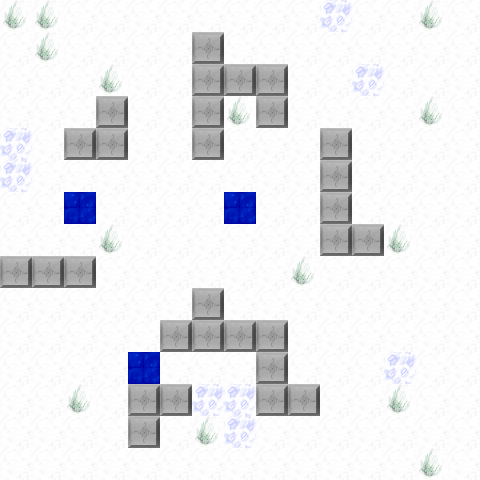

A level layout from a 2D game, rendered from its tile map. Below: a short description, then the map file with tile-grid data replaced by summaries:
An orthogonal 15x15 tile map with 32x32 px tiles, 3 tile layers (floor_layer, wall_layer, pushable_layer).

<map version="1.5" tiledversion="1.7.2" orientation="orthogonal" renderorder="right-down" width="15" height="15" tilewidth="32" tileheight="32" infinite="0" nextlayerid="4" nextobjectid="1">
 <editorsettings>
  <export target="map3.json" format="json" />
 </editorsettings>
 <tileset firstgid="1" name="dungeon_tileset_pack" tilewidth="32" tileheight="32" tilecount="64" columns="0">
  <grid orientation="orthogonal" width="1" height="1" />
  <tile id="1">
   <image width="32" height="32" source="map_tiles/floortileset-1.png" />
  </tile>
  <tile id="2">
   <image width="32" height="32" source="map_tiles/floortileset-2.png.png" />
  </tile>
  <tile id="3">
   <image width="32" height="32" source="map_tiles/floortileset-3.png.png" />
  </tile>
  <tile id="4">
   <image width="32" height="32" source="map_tiles/floortileset-4.png.png" />
  </tile>
  <tile id="5">
   <image width="32" height="32" source="map_tiles/floortileset-5.png.png" />
  </tile>
  <tile id="6">
   <image width="32" height="32" source="map_tiles/floortileset-6.png.png" />
  </tile>
  <tile id="7">
   <image width="32" height="32" source="map_tiles/floortileset-7.png.png" />
  </tile>
  <tile id="8">
   <image width="32" height="32" source="map_tiles/floortileset-8.png.png" />
  </tile>
  <tile id="9">
   <image width="32" height="32" source="map_tiles/floortileset-9.png.png" />
  </tile>
  <tile id="10">
   <image width="32" height="32" source="map_tiles/floortileset-10.png.png" />
  </tile>
  <tile id="11">
   <image width="32" height="32" source="map_tiles/floortileset-11.png.png" />
  </tile>
  <tile id="12">
   <image width="32" height="32" source="map_tiles/floortileset-12.png.png" />
  </tile>
  <tile id="13">
   <image width="32" height="32" source="map_tiles/floortileset-13.png.png" />
  </tile>
  <tile id="14">
   <image width="32" height="32" source="map_tiles/floortileset-14.png.png" />
  </tile>
  <tile id="15">
   <image width="32" height="32" source="map_tiles/floortileset-15.png.png" />
  </tile>
  <tile id="16">
   <image width="32" height="32" source="map_tiles/floortileset-16.png.png" />
  </tile>
  <tile id="17">
   <image width="32" height="32" source="map_tiles/floortileset-17.png.png" />
  </tile>
  <tile id="18">
   <image width="32" height="32" source="map_tiles/floortileset-18.png.png" />
  </tile>
  <tile id="19">
   <image width="32" height="32" source="map_tiles/floortileset-19.png.png" />
  </tile>
  <tile id="20">
   <image width="32" height="32" source="map_tiles/floortileset-20.png.png" />
  </tile>
  <tile id="21">
   <image width="32" height="32" source="map_tiles/floortileset-21.png.png" />
  </tile>
  <tile id="22">
   <image width="32" height="32" source="map_tiles/floortileset-22.png.png" />
  </tile>
  <tile id="23">
   <image width="32" height="32" source="map_tiles/floortileset-23.png.png" />
  </tile>
  <tile id="24">
   <image width="32" height="32" source="map_tiles/floortileset-24.png.png" />
  </tile>
  <tile id="25">
   <image width="32" height="32" source="map_tiles/floortileset-25.png.png" />
  </tile>
  <tile id="26">
   <image width="32" height="32" source="map_tiles/floortileset-26.png.png" />
  </tile>
  <tile id="27">
   <image width="32" height="32" source="map_tiles/floortileset-27.png.png" />
  </tile>
  <tile id="28">
   <image width="32" height="32" source="map_tiles/floortileset-28.png.png" />
  </tile>
  <tile id="29">
   <image width="32" height="32" source="map_tiles/floortileset-29.png.png" />
  </tile>
  <tile id="30">
   <image width="32" height="32" source="map_tiles/floortileset-30.png.png" />
  </tile>
  <tile id="31">
   <image width="32" height="32" source="map_tiles/floortileset-31.png.png" />
  </tile>
  <tile id="32">
   <image width="32" height="32" source="map_tiles/floortileset-32.png.png" />
  </tile>
  <tile id="33">
   <image width="32" height="32" source="map_tiles/floortileset-33.png.png" />
  </tile>
  <tile id="34">
   <image width="32" height="32" source="map_tiles/floortileset-34.png.png" />
  </tile>
  <tile id="35">
   <image width="32" height="32" source="map_tiles/floortileset-35.png.png" />
  </tile>
  <tile id="36">
   <image width="32" height="32" source="map_tiles/floortileset-36.png.png" />
  </tile>
  <tile id="37">
   <image width="32" height="32" source="map_tiles/floortileset-37.png.png" />
  </tile>
  <tile id="38">
   <image width="32" height="32" source="map_tiles/floortileset-38.png.png" />
  </tile>
  <tile id="39">
   <image width="32" height="32" source="map_tiles/floortileset-39.png.png" />
  </tile>
  <tile id="40">
   <image width="32" height="32" source="map_tiles/floortileset-40.png.png" />
  </tile>
  <tile id="41">
   <image width="32" height="32" source="map_tiles/floortileset-41.png.png" />
  </tile>
  <tile id="42">
   <image width="32" height="32" source="map_tiles/floortileset-42.png.png" />
  </tile>
  <tile id="43">
   <image width="32" height="32" source="map_tiles/floortileset-43.png.png" />
  </tile>
  <tile id="44">
   <image width="32" height="32" source="map_tiles/floortileset-44.png.png" />
  </tile>
  <tile id="45">
   <image width="32" height="32" source="map_tiles/floortileset-45.png.png" />
  </tile>
  <tile id="46">
   <image width="32" height="32" source="map_tiles/floortileset-46.png.png" />
  </tile>
  <tile id="47">
   <image width="32" height="32" source="map_tiles/floortileset-47.png.png" />
  </tile>
  <tile id="48">
   <image width="32" height="32" source="map_tiles/floortileset-48.png.png" />
  </tile>
  <tile id="49">
   <image width="32" height="32" source="map_tiles/floortileset-49.png.png" />
  </tile>
  <tile id="50">
   <image width="32" height="32" source="map_tiles/floortileset-50.png.png" />
  </tile>
  <tile id="51">
   <image width="32" height="32" source="map_tiles/floortileset-51.png.png" />
  </tile>
  <tile id="52">
   <image width="32" height="32" source="map_tiles/floortileset-52.png.png" />
  </tile>
  <tile id="53">
   <image width="32" height="32" source="map_tiles/floortileset-53.png.png" />
  </tile>
  <tile id="54">
   <image width="32" height="32" source="map_tiles/floortileset-54.png.png" />
  </tile>
  <tile id="55">
   <image width="32" height="32" source="map_tiles/floortileset-55.png.png" />
  </tile>
  <tile id="56">
   <image width="32" height="32" source="map_tiles/floortileset-56.png.png" />
  </tile>
  <tile id="57">
   <image width="32" height="32" source="map_tiles/floortileset-57.png.png" />
  </tile>
  <tile id="58">
   <image width="32" height="32" source="map_tiles/floortileset-58.png.png" />
  </tile>
  <tile id="59">
   <image width="32" height="32" source="map_tiles/floortileset-59.png.png" />
  </tile>
  <tile id="60">
   <image width="32" height="32" source="map_tiles/floortileset-60.png.png" />
  </tile>
  <tile id="61">
   <image width="32" height="32" source="map_tiles/floortileset-61.png.png" />
  </tile>
  <tile id="62">
   <image width="32" height="32" source="map_tiles/floortileset-62.png.png" />
  </tile>
  <tile id="63">
   <image width="32" height="32" source="map_tiles/floortileset-63.png.png" />
  </tile>
  <tile id="64">
   <image width="32" height="32" source="map_tiles/floortileset-64.png.png" />
  </tile>
 </tileset>
 <layer id="1" name="floor_layer" width="15" height="15">
  <data>[225 cells, 196 non-empty, 3 distinct tile ids]</data>
 </layer>
 <layer id="2" name="wall_layer" width="15" height="15">
  <data>[225 cells, 29 non-empty, 1 distinct tile ids]</data>
 </layer>
 <layer id="3" name="pushable_layer" width="15" height="15">
  <data>[225 cells, 3 non-empty, 1 distinct tile ids]</data>
 </layer>
</map>